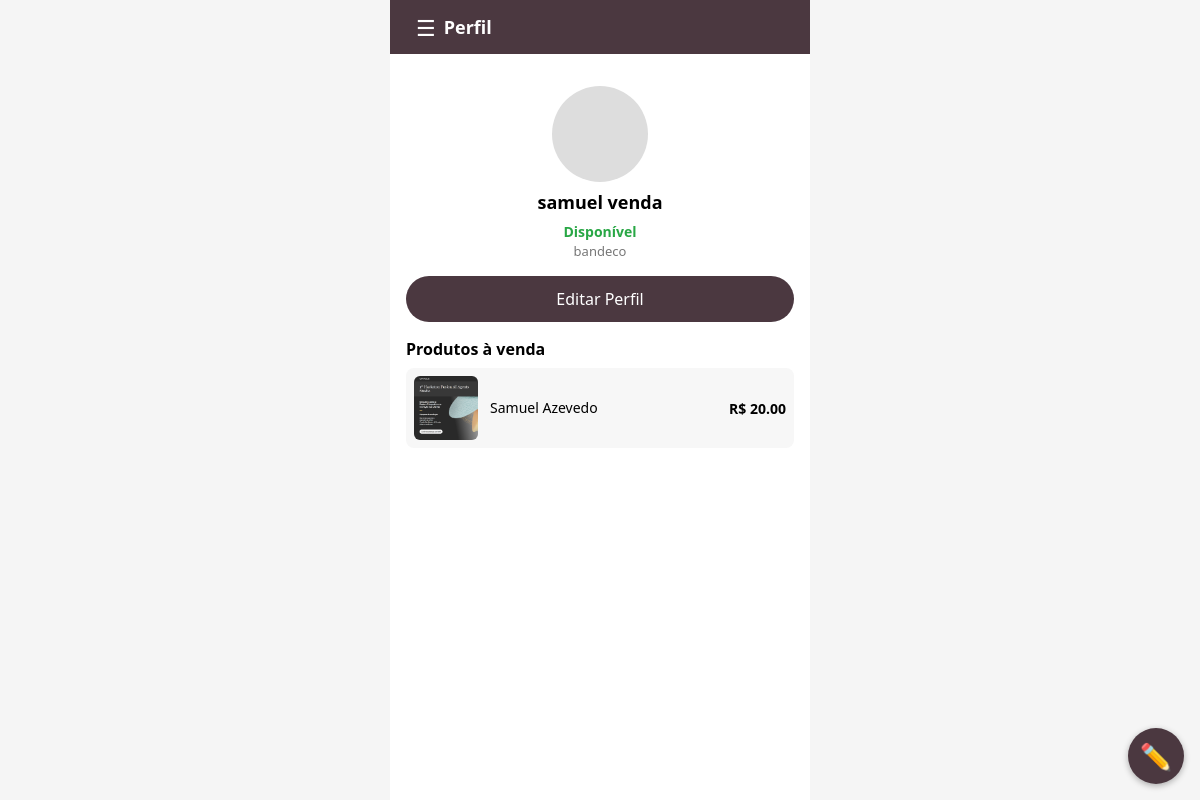
Page /painel/ (signed in) on the committed database.
### appWeb/models.py (models this page shows, shortened)
class Vendedor(models.Model):
    email = models.EmailField(unique=True)
    senha = models.CharField(max_length=128)  # pode guardar hash depois
    nome_completo = models.CharField(max_length=150)
    nome_venda = models.CharField(max_length=100)
    celular = models.CharField(max_length=20)
    local_principal_venda = models.CharField(
        max_length=100,
        help_text="Ex.: Saída do bandejão, prainha, etc."
    )
    status_disponivel = models.BooleanField(
        default=False,
        help_text="Toggle Disponível / Indisponível do perfil"
    )
    criado_em = models.DateTimeField(auto_now_add=True)
    atualizado_em = models.DateTimeField(auto_now=True)

class Produto(models.Model):
    vendedor = models.ForeignKey(
        Vendedor,
        on_delete=models.CASCADE,
        related_name="produtos"
    )
    nome = models.CharField(max_length=100)
    imagem = models.ImageField(
        upload_to="produtos/",
        null=True,
        blank=True,
        help_text="Arquivo da figura (brigadeiro, brownie, etc.)"
    )
    imagem = models.ImageField(
        upload_to="produtos/",
        null=True,
        blank=True,
        help_text="Imagem principal (aparece nas listas)"
    )
    preco = models.DecimalField(max_digits=8, decimal_places=2)
    descricao = models.TextField(blank=True)
    status_disponivel = models.BooleanField(
        default=True,
        help_text="Disponível / Indisponível na tela de produto"
    )
    criado_em = models.DateTimeField(auto_now_add=True)
    atualizado_em = models.DateTimeField(auto_now=True)
    class Meta:
        ordering = ["nome"]

### appWeb/views.py (the view)
# urls.py: path("painel/", views.painel_vendedor, name="painel_vendedor"),
def painel_vendedor(request):
    vendedor_id = request.session.get("vendedor_id")
    vendedor = get_object_or_404(Vendedor, id=vendedor_id)
    produtos = vendedor.produtos.all()
    return render(request, "appWeb/vendedor/painel.html", {
        "vendedor": vendedor,
        "produtos": produtos
    })

### appWeb/templates/appWeb/vendedor/painel.html (shortened to what this page needs)
{% extends "base.html" %}
{% block header %}
<header class="app-header">
    <button onclick="toggleMenu()"
            style="background:none; border:none; color:white; font-size:22px; margin-left:10px; cursor:pointer;">
        ☰
    </button>
    <h1>Perfil</h1>
</header>
{% endblock %}
{% block content %}
    <div class="profile-avatar"></div>
    <div class="profile-name">
        {{ vendedor.nome_venda }}
    </div>
    <div style="margin-top:6px; text-align:center;">
        {% if vendedor.status_disponivel %}
            <span style="color:#28a745; font-weight:600; font-size:14px;">
                Disponível
            </span>
        {% else %}
            <span style="color:#d9534f; font-weight:600; font-size:14px;">
                Indisponível
            </span>
        {% endif %}
    </div>
    <div class="profile-location">
        {{ vendedor.local_principal_venda|default:"Local não informado" }}
    </div>
    <div style="margin-top:16px;">
        <a href="{% url 'editar_perfil' %}" class="btn-primary" style="text-decoration:none;">
            Editar Perfil
        </a>
    </div>
    <div class="products-section-title">
        Produtos à venda
    </div>
    {% for produto in produtos %}
        <div class="product-card">
            <div class="product-image"
                 style="{% if produto.imagem %}background-image:url('{{ produto.imagem.url }}');{% endif %}">
            </div>
            <div class="product-info">
                <div class="product-name">{{ produto.nome }}</div>
            </div>
            <div class="product-price">
                R$ {{ produto.preco }}
            </div>
        </div>
    {% empty %}
        <p style="font-size:14px; color:#777;">Você ainda não cadastrou produtos.</p>
    {% endfor %}
    <a href="{% url 'listar_produtos' %}" class="fab" title="Editar catálogo">
        ✏️
    </a>
{% endblock %}

### appWeb/templates/base.html (style rules this page uses)
:root { --primary: #4b3840; --primary-light: #6b4f5b; --bg: #f5f5f5; --input-bg: #dedede; --danger: #d9534f; --success: #28a745; }
* { box-sizing: border-box; margin: 0; padding: 0; font-family: system-ui, -apple-system, BlinkMacSystemFont, "Segoe UI", sans-serif; }
body { background: var(--bg); display: flex; justify-content: center; }
header.app-header { background: var(--primary); color: #fff; padding: 12px 16px; display: flex; align-items: center; justify-content: flex-start; }
header.app-header h1 { font-size: 18px; margin-left: 8px; }
.btn-primary { display: inline-block; width: 100%; padding: 12px; border-radius: 24px; border: none; background: var(--primary); color: #fff; font-size: 16px; text-align: center; cursor: pointer; }
.profile-avatar { width: 96px; height: 96px; border-radius: 50%; background: #ddd; margin: 16px auto 8px; }
.profile-name { text-align: center; font-size: 18px; font-weight: 600; margin-bottom: 4px; }
.profile-location { text-align: center; font-size: 13px; color: #777; }
.products-section-title { margin: 16px 0 8px; font-size: 16px; font-weight: 600; }
.product-card { display: flex; align-items: center; gap: 12px; background: #f7f7f7; border-radius: 8px; padding: 8px; margin-bottom: 8px; }
.product-image { width: 64px; height: 64px; border-radius: 6px; background-size: cover; background-position: center; background-color: #ccc; }
.product-info { flex: 1; }
.product-name { font-size: 14px; margin-bottom: 2px; }
.product-price { font-size: 14px; font-weight: 600; text-align: right; }
.fab { position: fixed; right: 16px; bottom: 16px; width: 56px; height: 56px; border-radius: 50%; background: var(--primary); color: #fff; display: flex; align-items: center; justify-content: center; font-size: 26px; text-decoration: none; box-shadow: 0 2px 6px rgba(0,0,0,0.3); }

### rows in the picture
Vendedor: nome_venda "samuel venda", local_principal_venda "bandeco"
Produto: imagem (picture), nome "Samuel Azevedo", preco "20.00"
